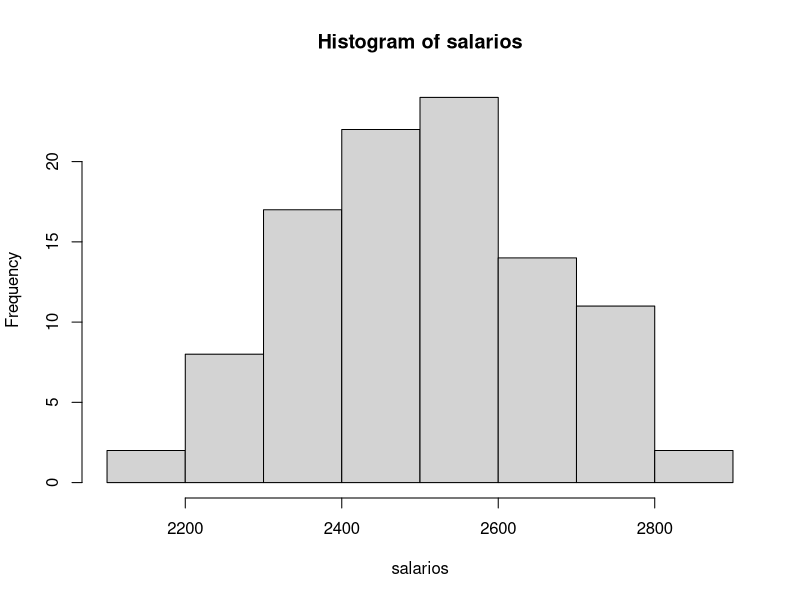
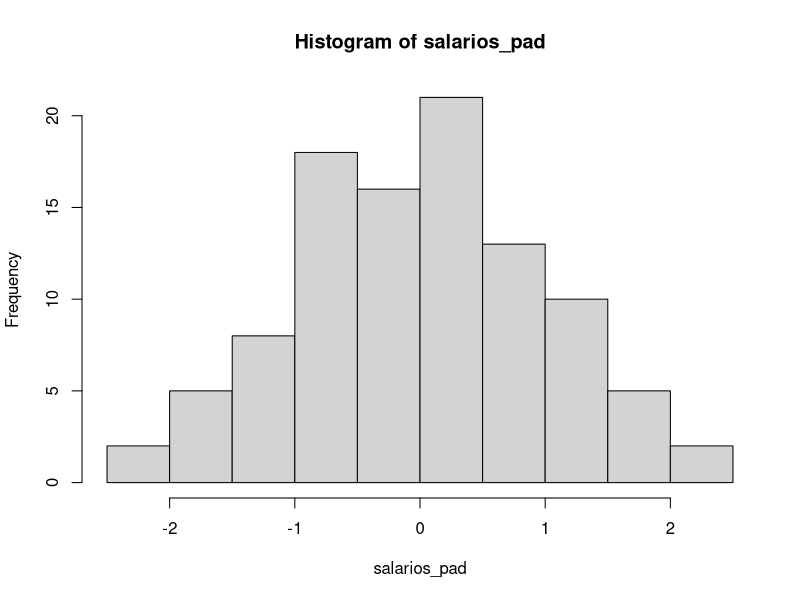

R code for these plots, in order:
## ---- chunk 1

prob_ate_2400   <- pnorm(q = 2400, mean = 2500, sd = 170, lower.tail = TRUE)
prob_maior_2600 <- pnorm(q = 2600, mean = 2500, sd = 170, lower.tail = FALSE)

prob_intervalo <- 1 - (prob_ate_2400 + prob_maior_2600)

## ---- chunk 2

salarios <- rnorm(n = 100, mean = 2500, sd = 170)

hist(x = salarios)

## ---- chunk 3

salarios_pad <- scale(x = salarios) 

hist(x = salarios_pad)

